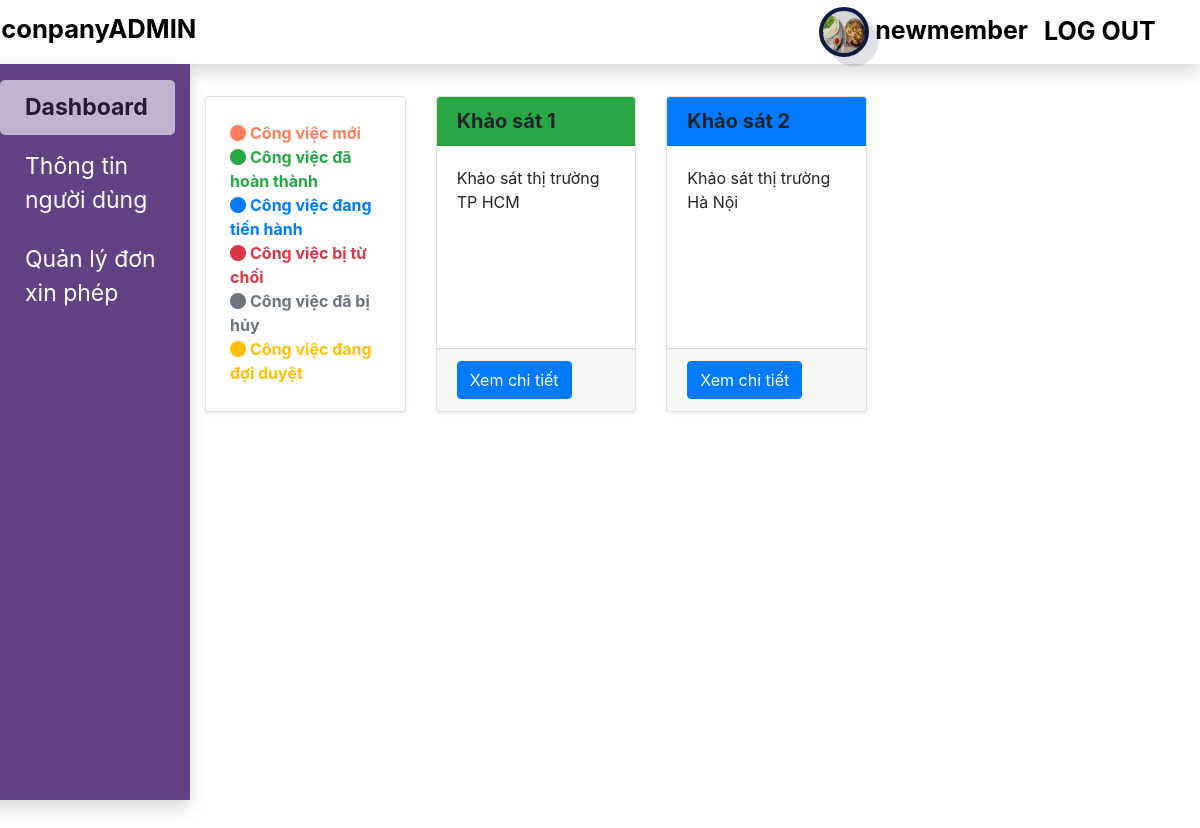
The page /?page=dashboard (signed in) on the database as committed earlier.
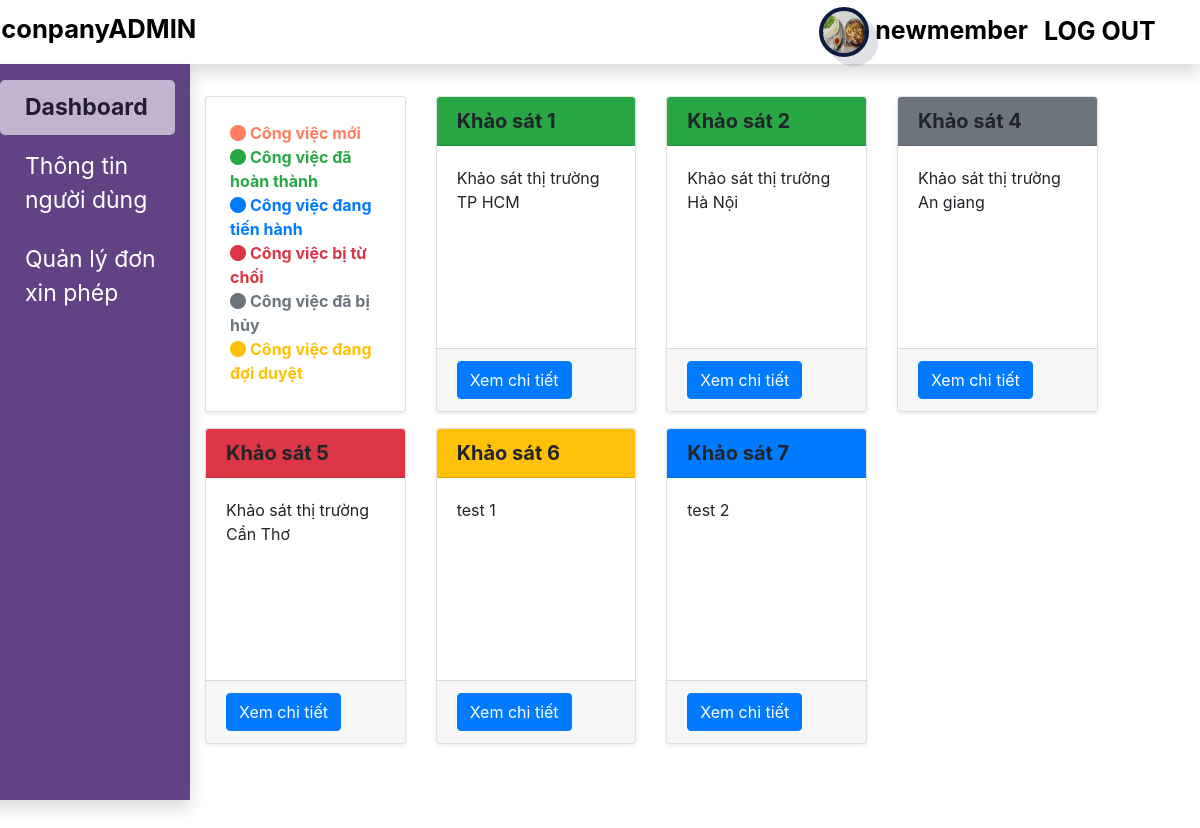
The same page on the database as committed later.
### tables this page shows
CREATE TABLE `task` (
  `id` int(11) NOT NULL,
  `name` varchar(255) NOT NULL,
  `user_id` int(11) NOT NULL,
  `status` varchar(50) NOT NULL,
  `description` mediumtext NOT NULL,
  `summary` varchar(1000) NOT NULL,
  `creation_time` datetime NOT NULL DEFAULT current_timestamp() ON UPDATE current_timestamp(),
  `end_time` datetime NOT NULL,
  `department_id` int(11) NOT NULL,
  `user_created` int(11) NOT NULL
);

### model/database.php (called while the page is built, shortened)
<?php
    class database {
        private $sql, $db, $sth;
        function database(){
            $this->db = new mysqli('localhost', 'root', '', 'company1');
        }
        function setSQL($sql_string){
            $this->sql = $sql_string;
        }
        function execute(){
            $this->sth = $this->db->prepare($this->sql);
            $this->sth->execute();
            $this->sth = $this->sth->get_result();
            return $this->sth->num_rows;
        }
        function loadAllRow(){
            return $this->sth->fetch_all(MYSQLI_ASSOC);
        }
    }
?>

### model/xl_nguoi_dung.php (called while the page is built, shortened)
<?php
    include_once('./model/database.php');
    class xl_nguoi_dung extends database{
        function hien_thi_thong_tin_user_theo_department_id ($department_id) {
            $string_sql = "SELECT * FROM `users` WHERE `department_id` = $department_id";
            $this->execute();
            $result = $this->loadAllRow();
            return $result;
        }
    }
?>

### model/xl_task.php (called while the page is built, shortened)
<?php
    include_once('./model/database.php');
    class xl_task extends database {
        function hien_thi_cong_viec_theo_user_id ($us_id) {
            $str_sql = "SELECT * FROM task WHERE user_id = $us_id";
            $this->execute();
            $result = $this->loadAllRow();
            return $result;
        }
    }
?>

### lib/function_support.php (the view, shortened to what this page needs)
<?php
    function encrypt($string){
        $number = 2;
        $new_string = $string;
        for($i = 0; $i < $number; $i++){
            $new_string = base64_encode($new_string);
        }
        return $new_string;
    }
            ?>
            <?php
    function in_task_dashboard ($status,$name,$summary,$id_task) {
        ?>
            <div class="col-sm-3 mt-3 " >
                <div class="card he-default shadow-sm">
                    <h5 class="card-header <?php
                        if ($status == "new") {
                            echo('bg-orange');
                        } else if ($status == "in progress") {
                            echo('bg-primary');
                        } else if ($status == "completed") {
                            echo('bg-success');
                        } else if ($status == "reject") {
                            echo('bg-danger');
                        } else if ($status == "waiting") {
                            echo('bg-warning');
                        } else {
                            echo('bg-secondary');
                        }
                    ?>">
                        <b><?php echo ($name) ?></b>
                    </h5>
                    <div class="card-body">
                        <p class="card-text">
                            <?php echo ($summary)?>
                        </p>
                    </div>
                    <div class="card-footer">
                        <a href=<?php echo("./?page=detail&id=" . encrypt($id_task))?> class="btn btn-primary">Xem chi tiết</a>
                    </div>
                </div>
            </div>
        <?php
    }
?>

### widgets/head.php (shortened to what this page needs)
<!DOCTYPE html>
<html>
<head>
	<link rel="stylesheet" href="https://cdn.jsdelivr.net/npm/bootstrap@4.6.1/dist/css/bootstrap.min.css">
    <link rel="stylesheet" href="https://cdn.jsdelivr.net/npm/bootstrap-icons@1.7.2/font/bootstrap-icons.css">
 	<link rel="stylesheet" type="text/css" href="https://maxcdn.bootstrapcdn.com/font-awesome/4.7.0/css/font-awesome.min.css">
	<link rel="stylesheet" type="text/css" href="./style.css">
</head>

### index.php (shortened to what this page needs)
<?php
    include_once('./widgets/head.php');
    if(isset($_GET['page'])) {
        if(isset($_SESSION['thong_tin_user'])){
            include_once('./lib/function_support.php');
            if ($_GET['page'] == 'changpwd') {
                include_once('./pages/trang_thay_doi_mat_khau.php');
            } else {
                include_once('./widgets/header.php');
                if($_GET['page'] == 'dashboard'){
                    include_once('./pages/dashboard.php');
                } else if ($_GET['page'] == 'test') {
                    include_once('./pages/test.php');
                } else if ($_GET['page'] == 'header') {
                    include_once('./widgets/header.php');
                } else if ($_GET['page'] == 'detail') {
                    include_once('./pages/trang_chi_tiet.php');
                } else if ($_GET['page'] == 'infor') {
                    include_once('./pages/trang_thong_tin_nguoi_dung.php');
                } else if ($_GET['page'] == 'letter') {
                    include_once('./pages/trang_quan_ly_don_xin_phep.php');
                } else if ($_GET['page'] == 'employee') {
                    include_once('./pages/trang_quan_ly_nhan_su.php');
                } else {
                    include_once('./pages/404.php');
                }
            }
        } else if($_GET['page'] == 'redirect' && !isset($_SESSION['thong_tin_user'])){
            include_once('./pages/trang_chuyen_huong.php');
        } else {
            header('location: ./');
        }
    }
    else {
        include_once('./pages/login.php');
    }
?>

### widgets/header.php (shortened to what this page needs)
<body>
    <div class="col-sm-12 nav shadow ">
        <div class="name text-header col-sm-2">
            <a href="./?page=dashboard">
                conpanyADMIN
            </a>
        </div>
        <div class="col-sm-6"></div>
        <div class="col-sm-4 center-center-row-flex">
            <div class="usname fs-25 ">
                <a href="./?page=infor" class="hover-red">
                    <img src="<?php echo('.' . $_SESSION['thong_tin_user']->pic)?>" class=" circle-shadow">
                    <?php
                        echo($_SESSION['thong_tin_user']->fullName);
                    ?>
                </a>
            </div>
            <div class="log-out fs-25 ml-3">
                <div class="">
                    <a href="./?page=404&func=logout" class="hover-red">
                        LOG OUT
                    </a>
                </div>
            </div>
        </div>
    </div>

### pages/dashboard.php (shortened to what this page needs)
<?php
    $thong_thin_user = $_SESSION['thong_tin_user'];
    include_once('./model/xl_nguoi_dung.php');
    include_once('./model/xl_task.php');
    $xl_nguoi_dung = new xl_nguoi_dung();
    $user_department = $xl_nguoi_dung->hien_thi_thong_tin_user_theo_department_id($thong_thin_user->department_id);
?>
    <div class="row h-100">
        <div class="col-sm-2 bg-func shadow">
            <?php
                include_once("./modules/hien_thi_chuc_nang.php");
            ?>
        </div>
        <div class="col-sm-9 task-list mt-3">
            <div class="row">
                <div class="col-sm-3 mt-3 " >
                    <div class="card he-default shadow-sm">
                        <div class="container p-4">
                            <div class="text-orange font-weight-bold">
                                <i class="bi bi-circle-fill mr-1"></i>Công việc mới
                            </div>
                            <div class="text-success font-weight-bold">
                                <i class="bi bi-circle-fill mr-1"></i>Công việc đã hoàn thành
                            </div>
                            <div class="text-primary font-weight-bold">
                                <i class="bi bi-circle-fill mr-1"></i>Công việc đang tiến hành
                            </div>
                            <div class="text-danger font-weight-bold">
                                <i class="bi bi-circle-fill mr-1"></i>Công việc bị từ chối
                            </div>
                            <div class="text-secondary font-weight-bold">
                                <i class="bi bi-circle-fill mr-1"></i>Công việc đã bị hủy
                            </div>
                            <div class="text-warning font-weight-bold">
                                <i class="bi bi-circle-fill mr-1"></i>Công việc đang đợi duyệt
                            </div>
                        </div>
                    </div>
                </div>
                <?php
                    include_once('./modules/hien_thi_task.php');
                ?>
            </div>
        </div>
    </div>
</body>
</html>

### modules/hien_thi_chuc_nang.php (shortened to what this page needs)
<?php
    $role = $_SESSION['thong_tin_user']->role;
    $page = $_GET['page'];
    $permission = array(
        'dashboard' => 'Dashboard',
        'infor' => 'Thông tin người dùng',
        'letter' => 'Quản lý đơn xin phép',
        'employee' => 'Quản lý nhân viên',
        'department' => 'Quản lý phòng ban'
    );
    if ($role != "admin") {
        $stop = 'Quản lý nhân viên';
    } else {
        $stop = "";
    }
    ?>
        <div class="function fs-23">
            <?php
                foreach($permission as $key => $element) {
                    if ($element == $stop) {
                        break;
                    }
                    ?>
                        <div class= "<?php
                            if ($page == $key) {
                                echo("mt-3 func cur-pointer func-active");
                            } else {
                                echo("mt-1 func cur-pointer");
                            }
                        ?>">
                            <a href="<?php echo("./?page=" . $key)?>">
                                <?php echo($element) ?>
                            </a>
                        </div>
                    <?php
                }
            ?>
        </div>

### modules/hien_thi_task.php (shortened to what this page needs)
<?php
    $id = $_SESSION['thong_tin_user']->id;
    $department_id = $_SESSION['thong_tin_user']->department_id;
    $role = $_SESSION['thong_tin_user']->role;
    include_once('./model/xl_task.php');
    $xl_task = new xl_task();
    if ($_SESSION['thong_tin_user']->role == "employee") {
        $tasks = $xl_task->hien_thi_cong_viec_theo_user_id($id);
    } else {
        $tasks = $xl_task->hien_thi_toan_bo_cong_viec($id);
    }
    foreach($tasks as $arr) {
        if (count($arr) )
        if ($role != 'admin') {
            if ($arr['department_id'] == $department_id) {
                in_task_dashboard($arr['status'],$arr['name'],$arr['summary'],$arr['id']);
            }
        } else {
            in_task_dashboard($arr['status'],$arr['name'],$arr['summary'],$arr['id']);
        }
    }
?>

### style.css (style rules this page uses)
body, html { width: 100%; height: 100%; }
a { color: black; }
.center-center-row-flex { display: flex; justify-content: center; align-items: center; flex-direction: row; }
.bg-func { background: #614385; background: -webkit-linear-gradient(to right, #516395, #614385); height: 92%; color: white; }
.text-header { font-size: 160%; padding: 10px 0px; font-weight: bold; }
.fs-25 { font-size: 25px; }
.fs-23 { font-size: 23px; }
.nav { height: 8%; box-shadow: 2px 2px 5px 5px #a0a0a0; text-align: center; box-sizing: border-box; }
.usname, .log-out { cursor: pointer; font-weight: bold; }
.cur-pointer { cursor: pointer; }
.func { padding: 10px 0px 10px 25px; }
.func a { color: white; }
.func-active { background-color: white; opacity: 0.6; color: black; font-weight: bold; font-size: 23px; border-radius: 5px; }
.func-active a { color: black; }
.he-default { height: 316px; }
.circle-shadow { background: #456BD9; border: 0.1875em solid #0F1C3F; border-radius: 50%; box-shadow: 0.375em 0.375em 0 0 rgba(15, 28, 63, 0.125); height: 50px; width: 50px; }
.text-orange { color: #ff7e5f; }

Rows that differ between the two databases and show on the page:
changed task "Khảo sát 2": status "in progress" → "completed" (drawn)
added task: name "Khảo sát 4", summary "Khảo sát thị trường An giang", status "canceled" (drawn)
added task: name "Khảo sát 5", summary "Khảo sát thị trường Cần Thơ", status "reject" (drawn)
added task: name "Khảo sát 6", summary "test 1", status "waiting" (drawn)
added task: name "Khảo sát 7", summary "test 2", status "in progress" (drawn)
